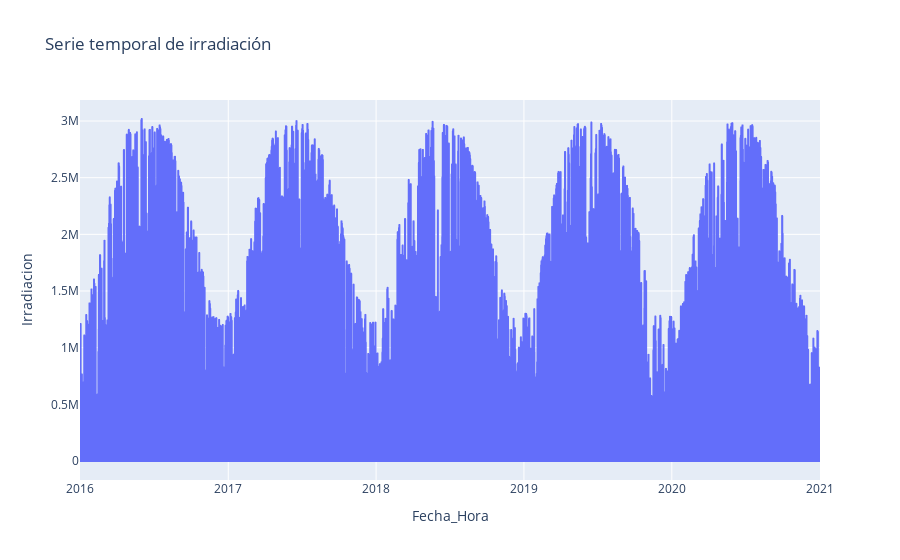

Notebook code for this chart:
### Code cell
# Representar la serie temporal de irradiación (fecha y hora) con plotly
import plotly.express as px

fig = px.line(df_fecha, x='Fecha_Hora', y='Irradiacion', title='Serie temporal de irradiación')
fig.show()

### Figure 1 — Plotly figure (JSON) as saved in the notebook; plotly's stock layout.template omitted (floating-point values rounded to 4 significant figures; data arrays with more than 128 entries replaced by an {"elided": "..."} marker saying what was removed)
{"data": [{"hovertemplate": "Fecha_Hora=%{x}<br>Irradiacion=%{y}<extra></extra>", "legendgroup": "", "line": {"color": "#636efa", "dash": "solid"}, "marker": {"symbol": "circle"}, "mode": "lines", "name": "", "showlegend": false, "type": "scattergl", "x": {"elided": "14616 str values"}, "xaxis": "x", "y": {"elided": "14616 float values"}, "yaxis": "y"}], "layout": {"legend": {"tracegroupgap": 0}, "title": {"text": "Serie temporal de irradiación"}, "xaxis": {"anchor": "y", "domain": [0, 1], "title": {"text": "Fecha_Hora"}}, "yaxis": {"anchor": "x", "domain": [0, 1], "title": {"text": "Irradiacion"}}}}
